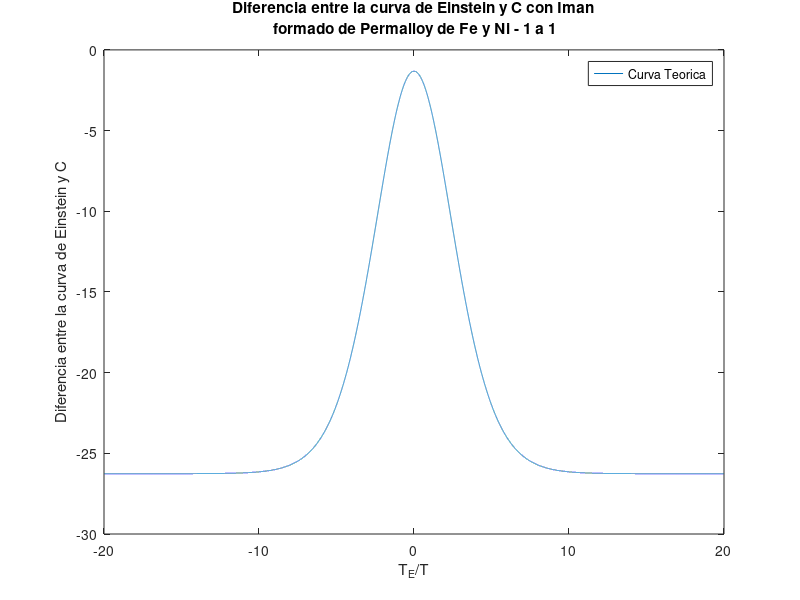

Here is the MATLAB script that generated this plot: (Note: this script raises an error after producing the figure.)
clear all; close all;
x = -20:0.001:20; 
R = 8.31446261815324; T = 185; % constante de los gases ideales R y temperatura promedio
c = 26.262; % <---------- SELECCIONAR calor especifico molar 
y =3*R*(x.^2).*((exp(x))./((exp(x)-1).^2)) - c;
plot (x,y); plot (x,y); xlabel('T_{E}/T'); ylabel('Diferencia entre la curva de Einstein y C'); legend('Curva Teorica'); title({"Diferencia entre la curva de Einstein y C con Iman"; " formado de Permalloy de Fe y Ni - 1 a 1"})
print -djpeg -r100 temperaturaimanpermalloy.jpg
i = 1; n = 1; mj0(1) = 0; mn0(1) = 0;
while (y(i)>0)
  mj0(i) = x(i);
  i = i+1;
end
x(i-1)
y(i-1)
x(i)
y(i)
precision = 0.5*(y(i-1) - y(i))
xmed = 0.5*(x(i)+x(i-1))
TE = (0.5*(x(i)+x(i-1)))*T  
deltaTE = (xmed - x(i-1))*T
